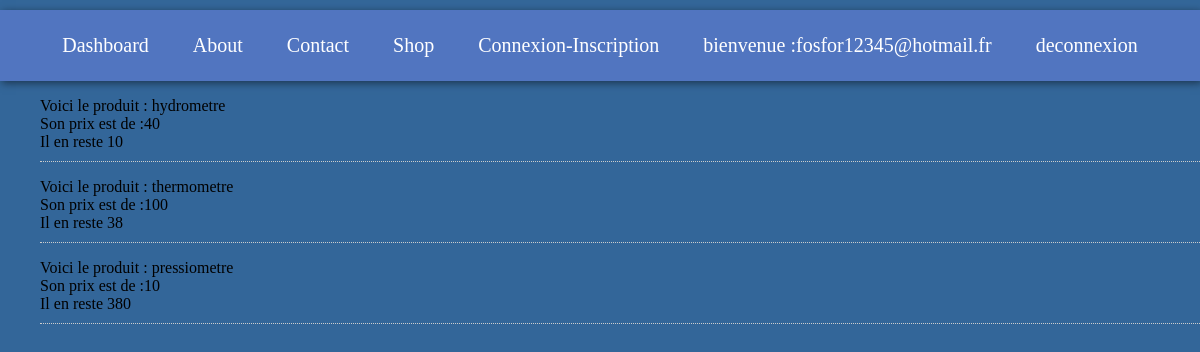
Screenshot of /Vue/shop.php (signed in) with the database file from the repository.
### tables this page shows
CREATE TABLE `catalogue` (
  `ID` int(11) NOT NULL,
  `nom_produit` varchar(111) NOT NULL,
  `prix` int(11) NOT NULL,
  `stock` int(11) NOT NULL,
  `image` varbinary(10000) NOT NULL
);

### modele/Connexion_Base.class.php (called while the page is built)
<?php
class Connexion_Base{
	private $db;
	public function __construct(){
		$this->db = new PDO('mysql:host=localhost;dbname=APP_G1D_BASE;charset=utf8', 'root', 'root');
	}
	public function getDb(){
		return $this->db;
	}
}
?>

### Vue/shop.php (the view, shortened to what this page needs)
<!DOCTYPE html>
<html lang="fr">
<head>
	<link rel="stylesheet" type="text/css" href="../stylesheet/shop.css">
</head>
<body>
	<?php include 'entete.php';
		include_once ('../modele/Connexion_Base.class.php');
		$connexion_base= new Connexion_Base();
		$reponse= $connexion_base->getDb()->query('SELECT nom_produit, prix, stock FROM catalogue');?>
		<?php while($donnes = $reponse->fetch()){?>
		<div id="container">
			<ul class="list">
		        <li><?php
		        		  echo 'Voici le produit : '.$donnes['nom_produit'].'<br />';
						  echo 'Son prix est de :'.$donnes['prix'].'<br />';
						  echo 'Il en reste '.$donnes['stock'].'<br />';
					?>
				</li>
    		</ul>
		</div>
		<?php }
?>
</body>
</html>

### stylesheet/shop.css (style rules this page uses)
body { background-color : #336699; }
#container ul { list-style: none; }
#container .list li { width: 100%; border-bottom: 1px dotted #CCC; margin-bottom: 10px; padding-bottom: 10px; }
.list { margin: center; }

### stylesheet/entete.css (style rules this page uses)
body { margin: 0px; }

### rows the page displays
catalogue: nom_produit "hydrometre", prix "40", stock "10"
catalogue: nom_produit "thermometre", prix "100", stock "38"
catalogue: nom_produit "pressiometre", prix "10", stock "380"

### other values shown
$_SESSION['email'] "fosfor12345@hotmail.fr"
